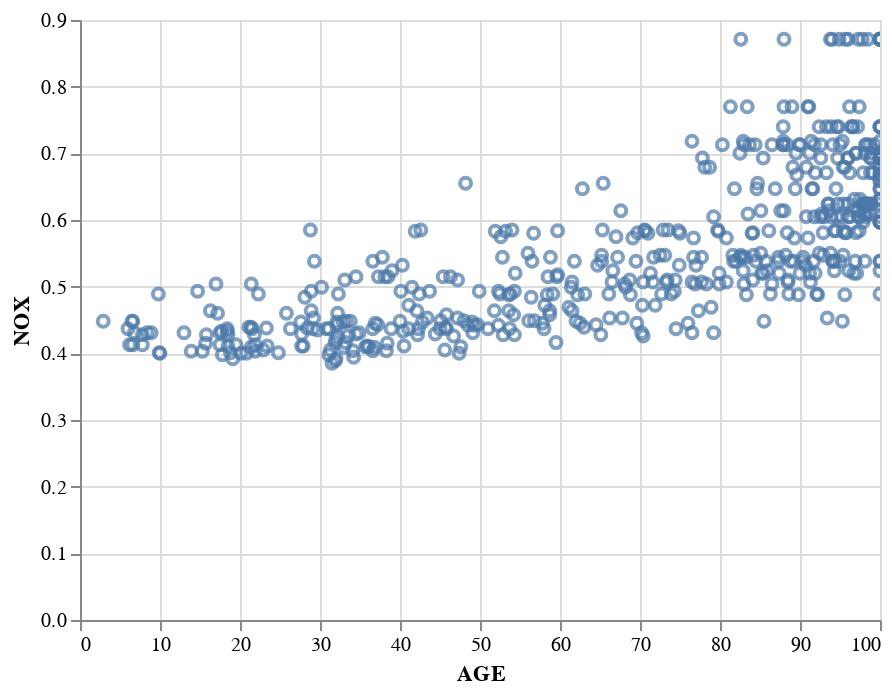

The cell this chart's notebook holds for it:
### Markdown cell above
# Chart some of the data

['CRIM', 'ZN', 'INDUS', 'CHAS', 'NOX', 'RM', 'AGE', 'DIS', 'RAD', 'TAX',
       'PTRATIO', 'B', 'LSTAT', 'MEDV']

### Code cell
['CRIM', 'ZN', 'INDUS', 'CHAS', 'NOX', 'RM', 'AGE', 'DIS', 'RAD', 'TAX', 'PTRATIO', 'B', 'LSTAT', 'MEDV']

alt.Chart(data_pd).mark_point().encode(
    x='AGE', y="NOX"
).interactive()

### Figure 1 — Vega-Lite specification as saved in the notebook (floating-point values rounded to 4 significant figures; data arrays with more than 128 entries replaced by an {"elided": "..."} marker saying what was removed)
{"config": {"view": {"continuousWidth": 400, "continuousHeight": 300}}, "data": {"name": "data-3fe26e012dd3506009ca2cd337ecf459"}, "mark": "point", "encoding": {"x": {"type": "quantitative", "field": "AGE"}, "y": {"type": "quantitative", "field": "NOX"}}, "selection": {"selector001": {"type": "interval", "bind": "scales", "encodings": ["x", "y"]}}, "$schema": "https://vega.github.io/schema/vega-lite/v4.8.1.json", "datasets": {"data-3fe26e012dd3506009ca2cd337ecf459": {"elided": "506 records"}}}
